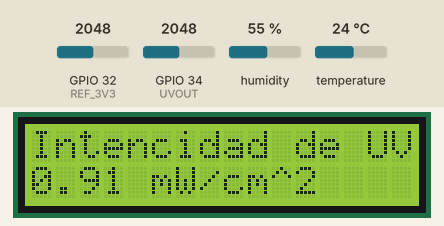
Simulated run of this program. Board: ESP32. Shown: 16×2 character LCD. The inputs (shaded band) are chosen by the test bench; at power-on: GPIO 32 (REF_3V3) = 2048, GPIO 34 (UVOUT) = 2048, humidity 55 %, temperature 24 °C. WiFi joins after 1.5 s; servers stay silent unless stated; storage starts empty; random numbers use the default seed unless the program sets one; no MQTT or app messages arrive unless stated; what the program prints to the serial monitor is not drawn.

Above: at 3.8 s.
3.9 s: GPIO 32 (REF_3V3) set to 2866
At 11.1 s:
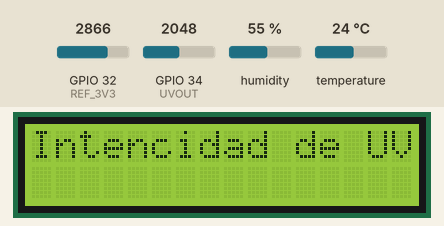
13.5 s: GPIO 34 (UVOUT) set to 3972
At 21.0 s:
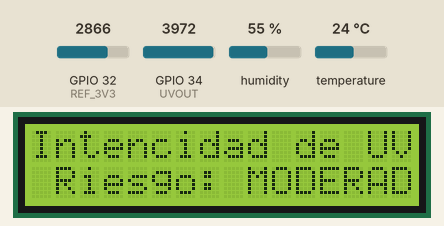
24.0 s: GPIO 32 (REF_3V3) set to 1228
At 31.4 s:
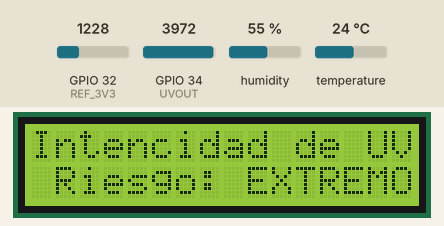
34.6 s: humidity set to 22 %
At 44.7 s:
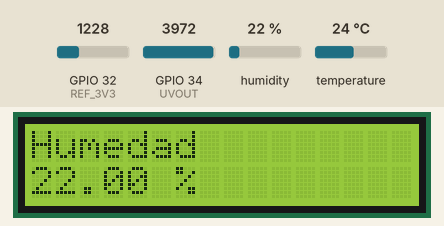
45.3 s: temperature set to 12 °C
At 54.6 s:
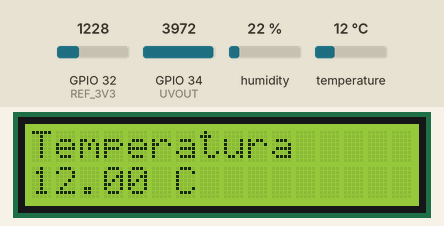
56.0 s: GPIO 34 (UVOUT) set to 2866
At 61.9 s:
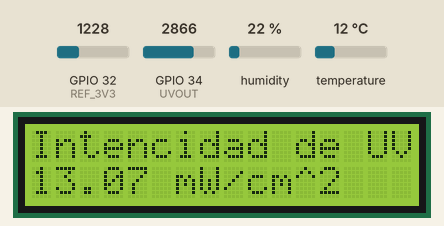
Timing chart, 0 to 63.4 s (numbered marks = the images above; inputs shaded):
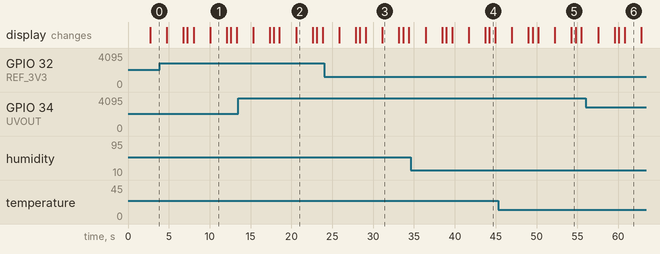

The program:

main.cpp
```cpp
#include <Arduino.h>
#include <Wire.h>//I2C
#include <LiquidCrystal_I2C.h>//LCD
#include <DHT.h>
#include <Adafruit_Sensor.h>
#include "SPIFFS.h" //Manejar archivos
#include <WiFiClientSecure.h>
#include <PubSubClient.h> //Libreria MQTT
// Crear el objeto lcd  dirección  0x3F y 16 columnas x 2 filas
LiquidCrystal_I2C lcd(0x3F, 16, 2);
/*Tiempo de espoxicion POR TIPO DE PIEL MÁS COMUNES tipo III (Blanca)- tipo IV(Morenos claro)-tipo V(Moreno oscuro)*/
String III;
String IV;
String V;

/*Sensor Uv*/
int UVOUT = 34;   // Output from the sensor
int REF_3V3 = 32; // 3.3V power on the ESP32 board
/*Sensor Tem Hum*/
#define DHT_SENSOR_PIN 14 // ESP32 pin GIOP14 connected to DHT11 sensor
#define DHT_SENSOR_TYPE DHT11 // Sensor de tem y hum
DHT dht_sensor(DHT_SENSOR_PIN, DHT_SENSOR_TYPE);

// Puntero de credenciales WiFI
const char *ssid = "UNIIoT";
const char *password = "12345678";
const char *mqtt_server = "a3put2nuwxtsf7-ats.iot.sa-east-1.amazonaws.com";
const int mqtt_port = 8883;

String Read_rootca;
String Read_cert;
String Read_privatekey;
//********************************
#define BUFFER_LEN 256
long lastMsg = 0;
char msg[BUFFER_LEN];
int value = 0;
byte mac[6];
char mac_Id[18];
int count = 1;
//*********************************
WiFiClientSecure espClient;
PubSubClient client(espClient);

// Coneccion al Wifi
void setup_wifi()
{
  delay(10);
  Serial.println();
  Serial.print("Conectando...");
  Serial.println(ssid);

  WiFi.begin(ssid, password);

  while (WiFi.status() != WL_CONNECTED)
  {
    delay(500);
    Serial.print(".");
  }
  randomSeed(micros());

  Serial.println("");
  Serial.println("WiFi FIEE_IoT conectado");
  Serial.println("Direccion IP: ");
  Serial.println(WiFi.localIP());
}

// confirmaicon de mensaje
//***********************************************************
void callback(char *topic, byte *payload, unsigned int length)
{
  Serial.print("Mensaje Recibido [");
  Serial.print(topic);
  Serial.print("] ");
  for (int i = 0; i < length; i++)
  {
    Serial.print((char)payload[i]);
  }
  Serial.println();
}

// Reconeccion  ante una interupcion
void reconect()
{
  // Loop para reconccion
  while (!client.connected())
  {
    Serial.print("Attempting MQTT connection...");
    // Creando un ID como ramdon
    String clientId = "ESP32- ";
    clientId += String(random(0xffff), HEX);
    // Intentando conectarse
    if (client.connect(clientId.c_str()))
    {
      Serial.println("conectada");

      // conectando, publicando un payload...
      client.publish("ei_out", "hello word");

      //... y suscribiendo
      client.subscribe("ei_in");
    }
    else
    {
      Serial.print("failed, rc=");
      Serial.print(client.state());
      Serial.println("Esperando 5 segundos");

      // Tiempo muerto de 5 segundoa
      delay(5000);
    }
  }
}
//***********************************************************

void setup(){
  Serial.begin(9600);
  // initialize the LCD
  lcd.init();
  lcd.backlight();
  lcd.clear();
  lcd.print("Intencidad de UV");
  lcd.setCursor(0, 1);
  lcd.print("FIIEE_UNI_IoT");

  /*Sensor Uv*/
  pinMode(UVOUT, INPUT);
  pinMode(REF_3V3, INPUT);
  /*Sensor Tem Hum*/
  dht_sensor.begin(); // initialize the DHT sensor

  /*Conexion Aws*/
  setup_wifi();
  delay(1000);
  //****************************
  if (!SPIFFS.begin(true))
  {
    Serial.println("Se ha producido un error al montar SPIFFS");
    return;
  }
  //*****************************
  // Root CA leer archivo
  File file2 = SPIFFS.open("/AmazonRootCA1.pem", "r");
  if (!file2)
  {
    Serial.println("No se pudo abrir el archivo para leerlo");
    return;
  }
  Serial.println("Root CA File Content: ");
  while (file2.available())
  {
    Read_rootca = file2.readString();
    Serial.println(Read_rootca);
  }
  //***********************************
  // Cert leer archivo
  File file4 = SPIFFS.open("/6213aeb45c-certificate.pem.crt", "r");
  if (!file4)
  {
    Serial.println("No se pudo abrir el archivo para leerlo");
    return;
  }
  Serial.println("Cert File Content: ");
  while (file4.available())
  {
    Read_cert = file4.readString();
    Serial.println(Read_cert);
  }

  //*****************************
  // Privatekev leer archivo
  File file6 = SPIFFS.open("/6213aeb45c-private.pem.key", "r");
  if (!file6)
  {
    Serial.println("No se pudo abrir el archivo para leerlo");
    return;
  }
  Serial.println("privateKey Content: ");
  while (file6.available())
  {
    Read_privatekey = file6.readString();
    Serial.println(Read_privatekey);
  }
  //*****************************

  char *pRead_rootca;
  pRead_rootca = (char *)malloc(sizeof(char) * (Read_rootca.length()));
  strcpy(pRead_rootca, Read_rootca.c_str());

  char *pRead_cert;
  pRead_cert = (char *)malloc(sizeof(char) * (Read_cert.length() + 1));
  strcpy(pRead_cert, Read_cert.c_str());

  char *pRead_privatekey;
  pRead_privatekey = (char *)malloc(sizeof(char) * (Read_privatekey.length() + 1));
  strcpy(pRead_privatekey, Read_privatekey.c_str());

  Serial.println("==============================================");
  Serial.println("Certificados que pasan adjuntan al espClient");
  Serial.println();
  Serial.println("Root CA: ");
  Serial.write(pRead_rootca);
  Serial.println("==============================================");
  Serial.println();
  Serial.println("Cert: ");
  Serial.write(pRead_cert);
  Serial.println("==============================================");
  Serial.println();
  Serial.println("privateKey: ");
  Serial.write(pRead_privatekey);
  Serial.println("==============================================");

  espClient.setCACert(pRead_rootca);
  espClient.setCertificate(pRead_cert);
  espClient.setPrivateKey(pRead_privatekey);

  client.setServer(mqtt_server, mqtt_port);
  client.setCallback(callback);
  //*****************************

  WiFi.macAddress(mac);
  snprintf(mac_Id, sizeof(mac_Id), "%02x:%02x:%02x:%02x:%02x:%02x", mac[0], mac[1], mac[2], mac[3], mac[4], mac[5]);
  Serial.println(mac_Id);
  //*****************************
  delay(2000);
}
/*Sensor Uv*/
// Takes an average of readings on a given pin
// Returns the average
int averageAnalogRead(int pinToRead){
  byte numberOfReadings = 8;
  unsigned int runningValue = 0;

  for (int x = 0; x < numberOfReadings; x++)
    runningValue += analogRead(pinToRead);
    runningValue /= numberOfReadings;

  return (runningValue);
}

float mapfloat(float x, float in_min, float in_max, float out_min, float out_max){
  return (x - in_min) * (out_max - out_min) / (in_max - in_min) + out_min;
}

String alerta(float uvIntensity){
  String mensaje;
  if (uvIntensity >= 0 and uvIntensity <=2){
    III = "134";
    IV = "140";
    V = "...";
    mensaje = " Riesgo: BAJO";
  }
  if (uvIntensity > 2 and uvIntensity <= 5){
    III = "66";
    IV = "132";
    V = "140";
    mensaje = " Riesgo: MODERADO";
  }
  if (uvIntensity > 5 and uvIntensity <= 7){
    III = "40";
    IV = "88";
    V = "140";
    mensaje = " Riesgo: ALTO";
  }
  if (uvIntensity > 7 and uvIntensity <= 10){
    III = "30";
    IV = "63";
    V = "124";
    mensaje = " Riesgo: MUY ALTO";
  }
  if (uvIntensity > 11 ){
    III = "31";
    IV = "50";
    V = "94";
    mensaje = " Riesgo: EXTREMO";
  }
  return mensaje;
}


void loop(){
  /*Sensor Uv*/
  int uvLevel = averageAnalogRead(UVOUT);
  int refLevel = averageAnalogRead(REF_3V3);

  // Use the 3.3V power pin as a reference to get a very accurate output value from sensor
  float outputVoltage = 3.3 / refLevel * uvLevel;

  float uvIntensity = mapfloat(outputVoltage/3.0, 0.99, 2.8, 0.0, 15.0); // Convert the voltage to a UV intensity level

  /*Sensor Tem Hum*/
  // read humidity
  float humi = dht_sensor.readHumidity();
  // read temperature in Celsius
  float tempC = dht_sensor.readTemperature();
  // read temperature in Fahrenheit
  float tempF = dht_sensor.readTemperature(true);

  // check whether the reading is successful or not
  if (isnan(tempC) || isnan(tempF) || isnan(humi)){
    Serial.println("Failed to read from DHT sensor!");
  }
  else{
    Serial.print("Humidity: ");
    Serial.print(humi);
    Serial.print("%");

    Serial.print("  |  ");

    Serial.print("Temperature: ");
    Serial.print(tempC);
    Serial.print("°C  ~  ");
    Serial.print(tempF);
    Serial.println("°F");
  }

  /*Serial.print("output: ");
  Serial.print(refLevel);

  Serial.print("ML8511 output: ");
  Serial.print(uvLevel);

  Serial.print(" / ML8511 voltage: ");
  Serial.print(outputVoltage);

  Serial.print(" / UV Intensity (mW/cm^2): ");
  Serial.print(uvIntensity);*/

  /***********Mostrar en LCD******************/
  lcd.clear();
  lcd.print("Intencidad de UV");
  lcd.setCursor(0, 1);
  lcd.print(uvIntensity);
  lcd.print(" mW/cm^2");
  delay(2000);
  String mensaje = alerta(uvIntensity);
  lcd.clear();
  lcd.print("Intencidad de UV");
  lcd.setCursor(0, 1);
  lcd.print(mensaje);
  delay(2000);

  lcd.clear();
  lcd.setCursor(0, 0);
  lcd.print("Temperatura");
  lcd.setCursor(0, 1);
  lcd.print(tempC);
  lcd.print(" C ");
  delay(500);

  lcd.clear();
  lcd.setCursor(0, 0);
  lcd.print("Humedad");
  lcd.setCursor(0, 1);
  lcd.print(humi);
  lcd.print(" % ");

  Serial.println();

  Serial.println();

  // Comprobando conexion y enviando valores
  if (!client.connected())
  {
    reconect();
  }
  client.loop();
  long now = millis();
  if (now - lastMsg > 5000){
    lastMsg = now;
    //==============================================
    String macIdStr = mac_Id;
    String Temprature = String(tempC);
    String Humidity = String(humi);
    String Intensity = String(uvIntensity);
    String mensaje = alerta(uvIntensity);
    snprintf(msg, BUFFER_LEN, "{\"mac_Id\" : \"%s\", \"Temprature\" : %s, \"Humidity\" : \"%s\"}", macIdStr.c_str(), Temprature.c_str(), Humidity.c_str());
    Serial.print("Publish message: ");
    Serial.print(count);
    Serial.println(msg);
    client.publish("SensorTemHum", msg);
    Serial.println();

    snprintf(msg, BUFFER_LEN, "{\"mac_Id\" : \"%s\", \"Intensity\": \"%s\", \"mensaje\": \"%s\", \"III\": \"%s\", \"IV\": \"%s\" , \"V\": \"%s\"}", macIdStr.c_str(), Intensity.c_str(), mensaje.c_str(), III.c_str(), IV.c_str(), V.c_str());
    Serial.print("Publish message: ");
    Serial.print(count);
    Serial.println(msg);
    client.publish("sensorUV", msg);
    count = count + 1;
  }
  delay(500);
}
```

Measured:
- what the display in image 1 shows lasts 2.1 s, from 10.0 s to 12.1 s
- what the display in image 4 shows lasts 0.7 s, from 44.2 s to 44.9 s
- what the display in image 5 shows lasts 0.5 s, from 54.3 s to 54.8 s
